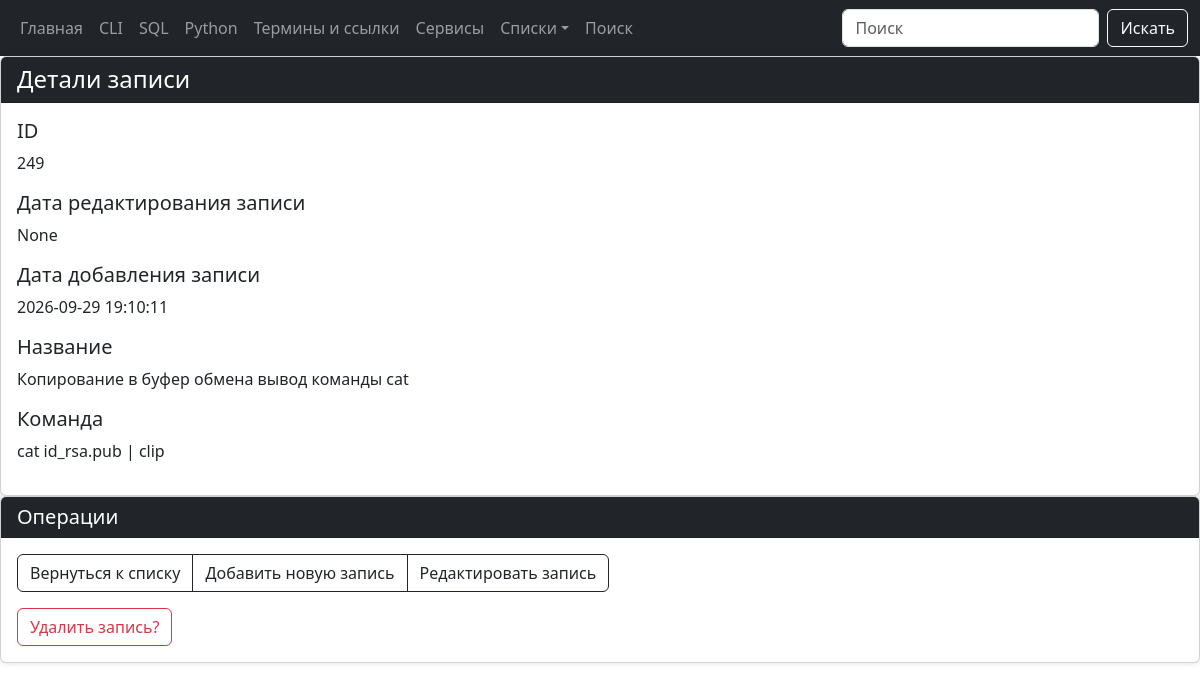
Screenshot of /cli/view/249 with the database file from the repository.
### tables this page shows
CREATE TABLE "cli" (
  "cli_id" INTEGER PRIMARY KEY AUTOINCREMENT,
  "cli_command" TEXT NOT NULL,
  "cli_name" TEXT NOT NULL,
  "cli_date_add" TIMESTAMP DEFAULT CURRENT_TIMESTAMP,
  "cli_date_edit" TEXT
);

### modules/cli/get_view_cli_post.py (the view)
@bp.route("/cli/view/<int:cli_id>")
def get_view_cli_post(cli_id):
    conn = connect.get_db_connection()
    cli_view = conn.execute("SELECT * FROM cli WHERE cli_id = ?",
                             (cli_id,)).fetchone()
    conn.close()
    return render_template("cli/get_view_cli_post.html",
                           cli_view=cli_view)

### modules/connect.py (called while the page is built)
def get_db_connection():
    db_path = os.path.join(BASE_DIR, '../database.db')
    conn = sqlite3.connect(db_path, timeout=30)
    conn.row_factory = sqlite3.Row
    return conn

### templates/cli/get_view_cli_post.html (shortened to what this page needs)
{% extends 'base.html' %}
{% block content %}
   <div class="card shadow">
      <div class="card-header bg-dark text-white">
         <h4 class="card-title mb-0">Детали записи</h4>
      </div>
      <div class="card-body">
         {% set fields = [
         {'title': 'ID', 'value': cli_view['cli_id'], 'class': 'col-md-6'},
         {'title': 'Дата редактирования записи', 'value': cli_view['cli_date_edit'], 'class': 'col-md-6'},
         {'title': 'Дата добавления записи', 'value': cli_view['cli_date_add'], 'class': 'col-md-6'},
         {'title': 'Название', 'value': cli_view['cli_name'], 'class': 'col-md-6'},
         {'title': 'Команда', 'value': cli_view['cli_command'], 'class': 'col-md-12'}
         ] %}
         {% for field in fields %}
         <div class="row mb-3">
            <div class="{{ field.class }}">
               <h5 class="card-title">{{ field.title }}</h5>
               <p class="card-text">{{ field.value }}</p>
            </div>
         </div>
         {% endfor %}
      </div>
   </div>
   <div class="card mb-4 shadow-sm">
      <div class="card-header bg-dark text-white">
         <div class="h5 mb-0">Операции</div>
      </div>
      <div class="card-body">
         <div class="btn-group" role="group" aria-label="Действия">
         <a href="{{ url_for('cli_posts.cli_posts') }}" class="btn btn-outline-dark">
            Вернуться к списку</a>
         <a href="{{ url_for('add_cli_post.add_cli_post') }}" class="btn btn-outline-dark">
            Добавить новую запись</a>
         <a href="{{ url_for('edit_cli_post.edit_cli_post', cli_id=cli_view['cli_id']) }}"
            class="btn btn-outline-dark">Редактировать запись</a>
         </div>
         <form action="{{ url_for('delete_cli_post.delete_cli_post', cli_id=cli_view['cli_id'])}}" method="POST"
            class="mt-3">
            <button type="submit" class="btn btn-outline-danger"
               onclick="return confirm('Вы уверены что хотите удалить запись?')">
                Удалить запись?
            </button>
         </form>
      </div>
   </div>
{% endblock %}

### rows the page displays
cli: title "Дата добавления записи", value "2026-09-29 19:10:11", title "Название", value "Копирование в буфер обмена вывод команды cat", title "Команда", value "cat id_rsa.pub | clip"

### other values shown
{{ field.title }} "ID" "Дата редактирования записи"
{{ field.value }} "249" "None"
